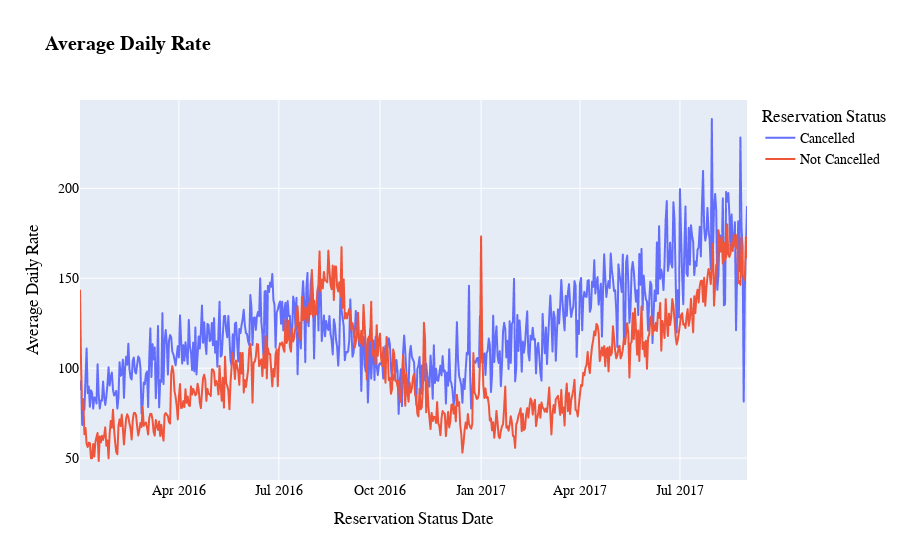

Notebook code cell kept with this figure:
### Code cell
plt.figure(figsize=(18, 10))
cancelled_df_adr = cancelled_df_adr[(cancelled_df_adr['reservation_status_date']>'2016') & (cancelled_df_adr['reservation_status_date']<'2017-09')]
not_cancelled_df_adr = not_cancelled_df_adr[(not_cancelled_df_adr['reservation_status_date']>'2016') & (not_cancelled_df_adr['reservation_status_date']<'2017-09')]


# Create a combined DataFrame for Plotly
cancelled_df_adr['status'] = 'Cancelled'
not_cancelled_df_adr['status'] = 'Not Cancelled'
combined_df = pd.concat([cancelled_df_adr, not_cancelled_df_adr])


# Plot using Plotly Express
fig = px.line(combined_df, 
              x='reservation_status_date', 
              y='adr', 
              color='status',
              title='Average Daily Rate',
              labels={'adr': 'Average Daily Rate', 'reservation_status_date': 'Date'}
              )

fig.update_layout(
    xaxis_title='Reservation Status Date',
    yaxis_title='Average Daily Rate',
    legend_title='Reservation Status'
)

fig.update_layout(font=dict(size=14, family='Arial', color='black'), title_font=dict(size=20, family='Arial', color='black',weight="bold"),)

fig.show()

### Figure 1 — Plotly figure (JSON) as saved in the notebook; plotly's stock layout.template omitted (floating-point values rounded to 4 significant figures; data arrays with more than 128 entries replaced by an {"elided": "..."} marker saying what was removed)
{"data": [{"hovertemplate": "status=Cancelled<br>Date=%{x}<br>Average Daily Rate=%{y}<extra></extra>", "legendgroup": "Cancelled", "line": {"color": "#636efa", "dash": "solid"}, "marker": {"symbol": "circle"}, "mode": "lines", "name": "Cancelled", "showlegend": true, "type": "scattergl", "x": {"elided": "607 str values"}, "xaxis": "x", "y": {"elided": "607 float values"}, "yaxis": "y"}, {"hovertemplate": "status=Not Cancelled<br>Date=%{x}<br>Average Daily Rate=%{y}<extra></extra>", "legendgroup": "Not Cancelled", "line": {"color": "#EF553B", "dash": "solid"}, "marker": {"symbol": "circle"}, "mode": "lines", "name": "Not Cancelled", "showlegend": true, "type": "scattergl", "x": {"elided": "608 str values"}, "xaxis": "x", "y": {"elided": "608 float values"}, "yaxis": "y"}], "layout": {"font": {"color": "black", "family": "Arial", "size": 14}, "legend": {"title": {"text": "Reservation Status"}, "tracegroupgap": 0}, "title": {"font": {"color": "black", "family": "Arial", "size": 20, "weight": "bold"}, "text": "Average Daily Rate"}, "xaxis": {"anchor": "y", "domain": [0, 1], "title": {"text": "Reservation Status Date"}}, "yaxis": {"anchor": "x", "domain": [0, 1], "title": {"text": "Average Daily Rate"}}}}
